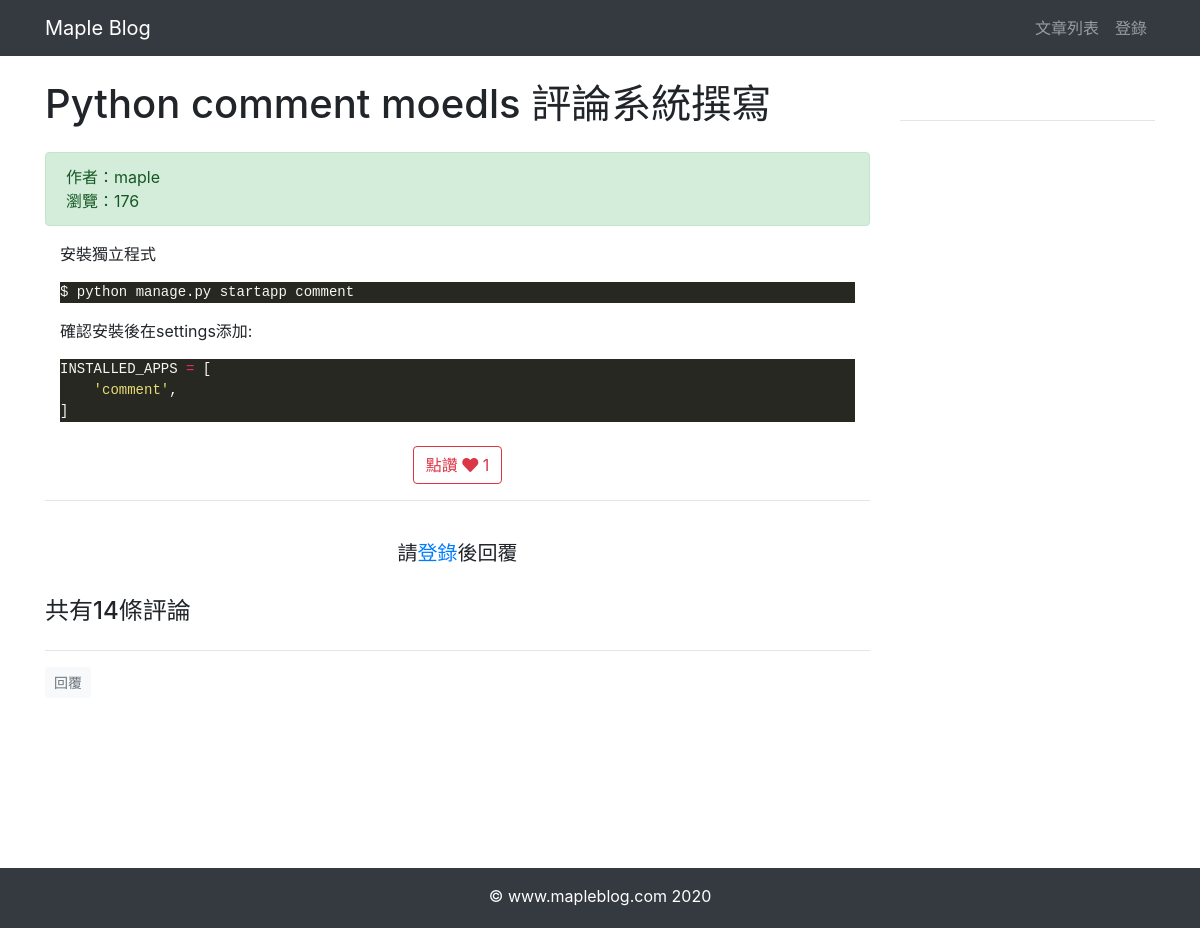
Screenshot of /article/article-detail/15/ with the database file from the repository.
### article/models.py (models this page shows, shortened)
class ArticlePost(models.Model):
    author = models.ForeignKey(User, on_delete=models.CASCADE)
    title = models.CharField(max_length=100)
    body = models.TextField()
    created = models.DateTimeField(default=timezone.now)
    updated = models.DateTimeField(auto_now=True)
    total_views = models.PositiveIntegerField(default=0)
    column = models.ForeignKey(
        ArticleColumn,
        null=True,
        blank=True,
        on_delete=models.CASCADE,
        related_name='article'
    )
    tags = TaggableManager(blank=True)
    avatar = ProcessedImageField(
        upload_to='article/%Y%m%d',
        processors=[ResizeToFit(width=400)],
        blank=True,
        format='JPEG',
        options={'quality': 100},
    )
    likes = models.PositiveIntegerField(default=0)
    def save(self, *args, **kwargs):
        article = super(ArticlePost, self).save(*args, **kwargs)
        return article
    class Meta:
        ordering = ('-created',)

### article/views.py (the view)
# urls.py: path('article-detail/<int:id>/', views.article_detail, name='article_detail'), # 文章詳情 傳遞id函數到視圖
def article_detail(request, id):
    article = get_object_or_404(ArticlePost, id=id)
    comments = Comment.objects.filter(article=id) # 取出文章評論
    article.total_views += 1
    article.save(update_fields=['total_views'])
    md = markdown.Markdown(
        extensions = [
        'markdown.extensions.extra', # 縮寫、表格等
        'markdown.extensions.codehilite', # code高亮度圖像
        'markdown.extensions.toc', # 目錄功能
        ]
    )
    article.body = md.convert(article.body)
    comment_form = CommentForm()
    context = {
        'article': article,
        'toc': md.toc,
        'comments': comments,
        'comment_form': comment_form,
        } # 傳遞給模板顯示文章、目錄、評論、表單
    return render(request, 'article/detail.html', context)

### templates/article/detail.html (shortened to what this page needs)
{% extends "base.html" %}
{% load static %}
{% load my_filters_and_tags %}
{% block content %}
<link rel="stylesheet" href="{% static 'prism/prism.css' %}">
<div class="container">
    <div class="row">
        <div class="col-9">
            <h1 class="mt-4 mb-4">{{ article.title }}</h1>
            <div class="alert alert-success">
                <div>
                    作者：{{ article.author }}
                </div>
                <div>
                    瀏覽：{{ article.total_views }}
                </div>
            </div>
            <div class="col-12">
                <p>{{ article.body|safe }}</p>
            </div>
            <div style="text-align:center;" class="mt-4">
                <button class="btn btn-outline-danger"
                        type="button"
                        onclick="validate_is_like(
                                 '{% url 'article:increase_likes' article.id %}',
                                 {{ article.id }},
                                 {{ article.likes }}
                                 )"
                        >
                    <span>點讚</span>
                    <span>
                        <i class="fas fa-heart"></i>
                    </span>
                    <span id="likes_number">
                        {{ article.likes }}
                    </span>
                </button>
            </div>
            <hr>
            {% if user.is_authenticated %}
                <div>
                    <form
                        action="{% url 'comment:post_comment' article.id %}"
                        method="POST"
                    >
                    {% csrf_token %}
                        <div class="form-group">
                            <label for="body">
                                <strong>
                                    我也要發言：
                                </strong>
                            </label>
                            <div>
                                {{ comment_form.media }}
                                {{ comment_form.body }}
                            </div>
                        </div>
                        <button type="submit" class="btn btn-primary ">發送</button>
                    </form>
                </div>
                <br>
            {% else %}
                <br>
                <h5 class="row justify-content-center">
                    請<a href="{% url 'userprofile:login' %}">登錄</a>後回覆
                </h5>
                <br>
            {% endif %}
            {% load mptt_tags %}
            <h4>共有{{ comments.count }}條評論</h4>
            <div class="row">
                {% recursetree comments %}
                    {% with comment=node %}
                        <div class="{% if comment.reply_to %}
                                    offset-1 col-11
                                    {% else %}
                                    col-12
                                    {% endif %}"
                            id="comment_elem_{{ comment.id }}"
                        >
                            <hr>
                            <div>
                                {% if user.is_authenticated %}
                                    <button type="button"
                                            class="btn btn-light btn-sm text-muted"
                                            onClick="load_modal({{ article.id }}, {{ comment.id }})"
                                    >
                                        回覆
                                    </button>
                                {% else %}
                                    <a class="btn btn-light btn-sm text-muted"
                                        href="{% url 'userprofile:login' %}"
                                    >
                                        回覆
                                    </a>
                                {% endif %}
                            </div>
                        </div>
                    {% endwith %}
                {% endrecursetree %}
            </div>
        </div>
        <div class="col-3 mt-5" id="sidebar" class="sidebar">
            <div class="sidebar__inner">
                <hr>
            </div>
        </div>
    </div>
</div>
{% endblock content %}

### static/md_css/monokai.css (style rules this page uses)
.codehilite { background: #272822; color: #f8f8f2 }
.codehilite .n { color: #f8f8f2 }
.codehilite .o { color: #f92672 }
.codehilite .p { color: #f8f8f2 }
.codehilite .w { color: #f8f8f2 }
.codehilite .s1 { color: #e6db74 }

### templates/article/detail.html (style rules this page uses)
.sidebar__inner { transform: translate(0, 0); transform: translate3d(0, 0, 0); will-change: position, transform; }

### templates/base.html (style rules this page uses)
html, body { height: 100%; margin: 0; }

### rows the page displays
ArticlePost: title "Python comment moedls 評論系統撰寫", author "maple", total_views "176", body "安裝獨立程式 $ python manage . py startapp comment 確認安裝後在settings添加: INSTALLED_APPS = [ 'comment' , ]", likes "1"

### other values shown
{{ comments.count }} "14"
